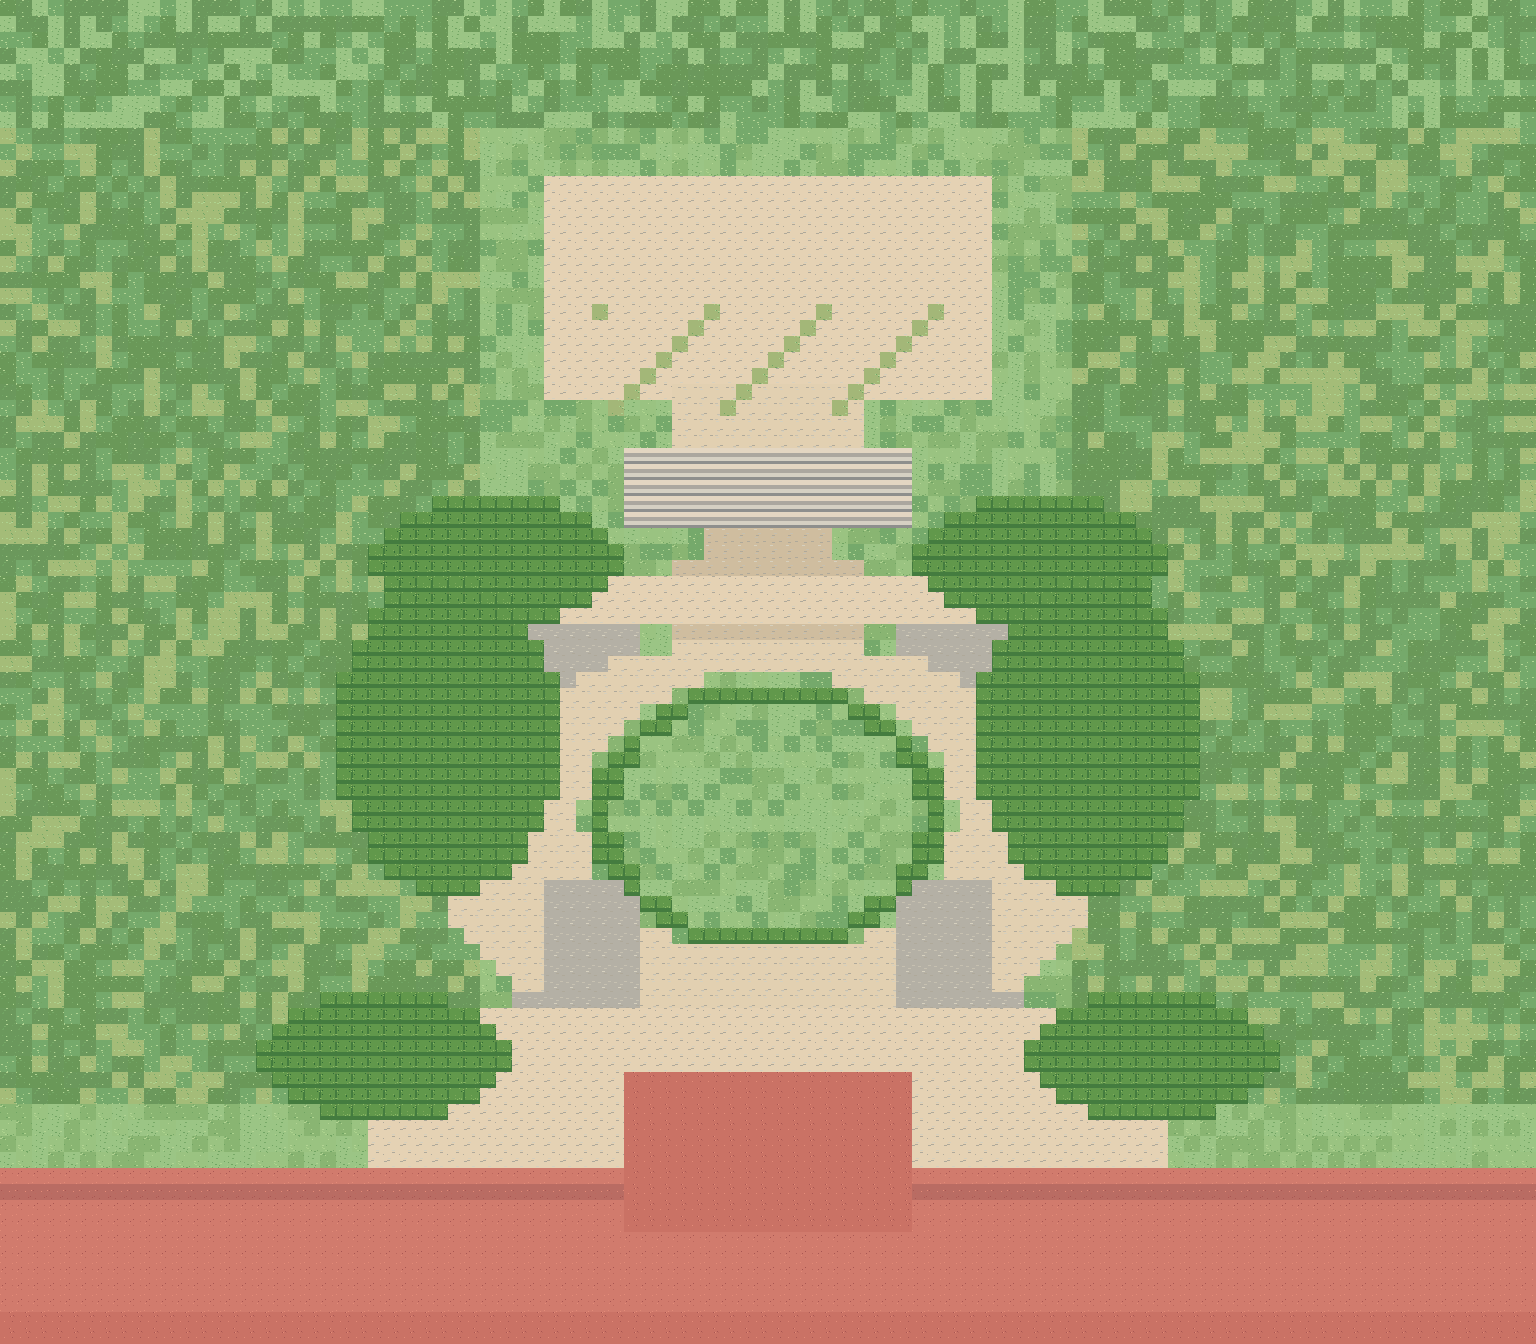

This game map was drawn from its Tiled (.tmx) file and the tilesets committed beside it. A one-line description and the trimmed map source follow:
An orthogonal 96x84 tile map with 16x16 px tiles, 3 tile layers (Ground, Paths, GardenDetails), 2 tilesets and 125 objects (56x solid, 44x cypress, 6x flowerbed, 6x lamppost, 5x trigger, ...).

<map version="1.10" tiledversion="1.11.2" orientation="orthogonal" renderorder="right-down" width="96" height="84" tilewidth="16" tileheight="16" infinite="0" nextlayerid="11" nextobjectid="128">
  <properties>
    <property name="project" value="像素西大 · 含弘门" />
    <property name="source_notice" value="参考西南大学官网实景；道路比例和未知建筑为示意" />
    <property name="region" value="SWU Gate No.1 / Hanhong Gate" />
    <property name="tile_size" value="16px" />
    <property name="walk_direction" value="four-way" />
  </properties>
  <tileset firstgid="1" name="swu_terrain" tilewidth="16" tileheight="16" tilecount="128" columns="16">
    <image source="assets/terrain_tileset.png" width="256" height="128" />
  </tileset>
  <tileset firstgid="129" name="swu_photo_inspired_landmarks" tilewidth="468" tileheight="238" tilecount="11" columns="0">
    <grid orientation="orthogonal" width="1" height="1" />
    <tile id="0">
      <image source="assets/statue_garden.png" width="300" height="189" />
    </tile>
    <tile id="1">
      <image source="assets/historic_building_concept.png" width="468" height="187" />
    </tile>
    <tile id="2">
      <image source="assets/gate_left.png" width="190" height="238" />
    </tile>
    <tile id="3">
      <image source="assets/gate_right.png" width="190" height="238" />
    </tile>
    <tile id="4">
      <image source="assets/broadleaf_tree.png" width="104" height="105" />
    </tile>
    <tile id="5">
      <image source="assets/cypress.png" width="44" height="121" />
    </tile>
    <tile id="6">
      <image source="assets/stone_sign.png" width="230" height="96" />
    </tile>
    <tile id="7">
      <image source="assets/bench.png" width="48" height="24" />
    </tile>
    <tile id="8">
      <image source="assets/lamppost.png" width="40" height="48" />
    </tile>
    <tile id="9">
      <image source="assets/flowerbed.png" width="84" height="44" />
    </tile>
    <tile id="10">
      <image source="assets/noticeboard.png" width="48" height="42" />
    </tile>
  </tileset>
  <layer id="1" name="Ground" width="96" height="84">
    <data>[8064 cells, 8064 non-empty, 7 distinct tile ids]</data>
  </layer>
  <layer id="2" name="Paths" width="96" height="84">
    <data>[8064 cells, 2748 non-empty, 8 distinct tile ids]</data>
  </layer>
  <layer id="3" name="GardenDetails" width="96" height="84">
    <data>[8064 cells, 904 non-empty, 3 distinct tile ids]</data>
  </layer>
  <objectgroup id="4" name="Vegetation" draworder="index">
    <object id="1" name="cypress" gid="134" x="302" y="477" width="44" height="121" />
    <object id="2" name="cypress" gid="134" x="388" y="454" width="44" height="121" />
    <object id="3" name="cypress" gid="134" x="471" y="467" width="44" height="121" />
    <object id="4" name="cypress" gid="134" x="1040" y="469" width="44" height="121" />
    <object id="5" name="cypress" gid="134" x="1128" y="456" width="44" height="121" />
    <object id="6" name="cypress" gid="134" x="1225" y="481" width="44" height="121" />
    <object id="7" name="cypress" gid="134" x="518" y="568" width="44" height="121" />
    <object id="8" name="cypress" gid="134" x="973" y="566" width="44" height="121" />
    <object id="9" name="cypress" gid="134" x="406" y="634" width="44" height="121" />
    <object id="10" name="cypress" gid="134" x="1097" y="622" width="44" height="121" />
    <object id="11" name="cypress" gid="134" x="406" y="741" width="44" height="121" />
    <object id="12" name="cypress" gid="134" x="1116" y="760" width="44" height="121" />
    <object id="13" name="cypress" gid="134" x="355" y="900" width="44" height="121" />
    <object id="14" name="cypress" gid="134" x="1155" y="917" width="44" height="121" />
    <object id="15" name="cypress" gid="134" x="170" y="307" width="44" height="121" />
    <object id="16" name="cypress" gid="134" x="270" y="261" width="44" height="121" />
    <object id="17" name="cypress" gid="134" x="95" y="455" width="44" height="121" />
    <object id="18" name="cypress" gid="134" x="195" y="475" width="44" height="121" />
    <object id="19" name="cypress" gid="134" x="295" y="525" width="44" height="121" />
    <object id="20" name="cypress" gid="134" x="112" y="630" width="44" height="121" />
    <object id="21" name="cypress" gid="134" x="215" y="675" width="44" height="121" />
    <object id="22" name="cypress" gid="134" x="300" y="769" width="44" height="121" />
    <object id="23" name="cypress" gid="134" x="70" y="835" width="44" height="121" />
    <object id="24" name="cypress" gid="134" x="167" y="925" width="44" height="121" />
    <object id="25" name="cypress" gid="134" x="250" y="1015" width="44" height="121" />
    <object id="26" name="cypress" gid="134" x="76" y="1105" width="44" height="121" />
    <object id="27" name="cypress" gid="134" x="335" y="1140" width="44" height="121" />
    <object id="28" name="cypress" gid="134" x="350" y="285" width="44" height="121" />
    <object id="29" name="cypress" gid="134" x="134" y="1195" width="44" height="121" />
    <object id="30" name="cypress" gid="134" x="1270" y="301" width="44" height="121" />
    <object id="31" name="cypress" gid="134" x="1380" y="297" width="44" height="121" />
    <object id="32" name="cypress" gid="134" x="1460" y="425" width="44" height="121" />
    <object id="33" name="cypress" gid="134" x="1270" y="502" width="44" height="121" />
    <object id="34" name="cypress" gid="134" x="1380" y="570" width="44" height="121" />
    <object id="35" name="cypress" gid="134" x="1460" y="700" width="44" height="121" />
    <object id="36" name="cypress" gid="134" x="1290" y="747" width="44" height="121" />
    <object id="37" name="cypress" gid="134" x="1395" y="836" width="44" height="121" />
    <object id="38" name="cypress" gid="134" x="1280" y="961" width="44" height="121" />
    <object id="39" name="cypress" gid="134" x="1442" y="1017" width="44" height="121" />
    <object id="40" name="cypress" gid="134" x="1190" y="1117" width="44" height="121" />
    <object id="41" name="cypress" gid="134" x="1396" y="1135" width="44" height="121" />
    <object id="42" name="cypress" gid="134" x="1120" y="290" width="44" height="121" />
    <object id="43" name="cypress" gid="134" x="1220" y="1130" width="44" height="121" />
    <object id="44" name="cypress" gid="134" x="1440" y="1200" width="44" height="121" />
  </objectgroup>
  <objectgroup id="5" name="LandmarkSprites" draworder="index">
    <object id="45" name="台阶后方建筑（外观示意，未核实名称）" gid="130" x="534" y="309" width="468" height="187">
      <properties>
        <property name="accuracy" value="schematic_from_aerial" />
        <property name="name_zh" value="台阶后方建筑（外观示意，未核实名称）" />
      </properties>
    </object>
    <object id="46" name="一号门内中央雕像花园" gid="129" x="618" y="836" width="300" height="189">
      <properties>
        <property name="name_zh" value="一号门内中央雕像花园" />
        <property name="accuracy" value="photo_inspired" />
      </properties>
    </object>
  </objectgroup>
  <objectgroup id="6" name="SmallProps" draworder="index">
    <object id="47" name="flowerbed" gid="138" x="454" y="530" width="84" height="44" />
    <object id="48" name="flowerbed" gid="138" x="1045" y="530" width="84" height="44" />
    <object id="49" name="flowerbed" gid="138" x="474" y="824" width="84" height="44" />
    <object id="50" name="flowerbed" gid="138" x="1006" y="824" width="84" height="44" />
    </objectgroup>
  <objectgroup id="7" name="EntranceGate" draworder="index">
    <!-- 2 objects omitted --></objectgroup>
  <objectgroup id="8" name="Collisions" visible="0">
    <!-- 56 objects omitted --></objectgroup>
  <objectgroup id="9" name="Interactions" visible="0">
    <!-- 5 objects omitted --></objectgroup>
  <objectgroup id="10" name="Spawn" visible="0">
    <!-- 1 objects omitted --></objectgroup>
</map>
<!-- 75 of 125 objects omitted -->
